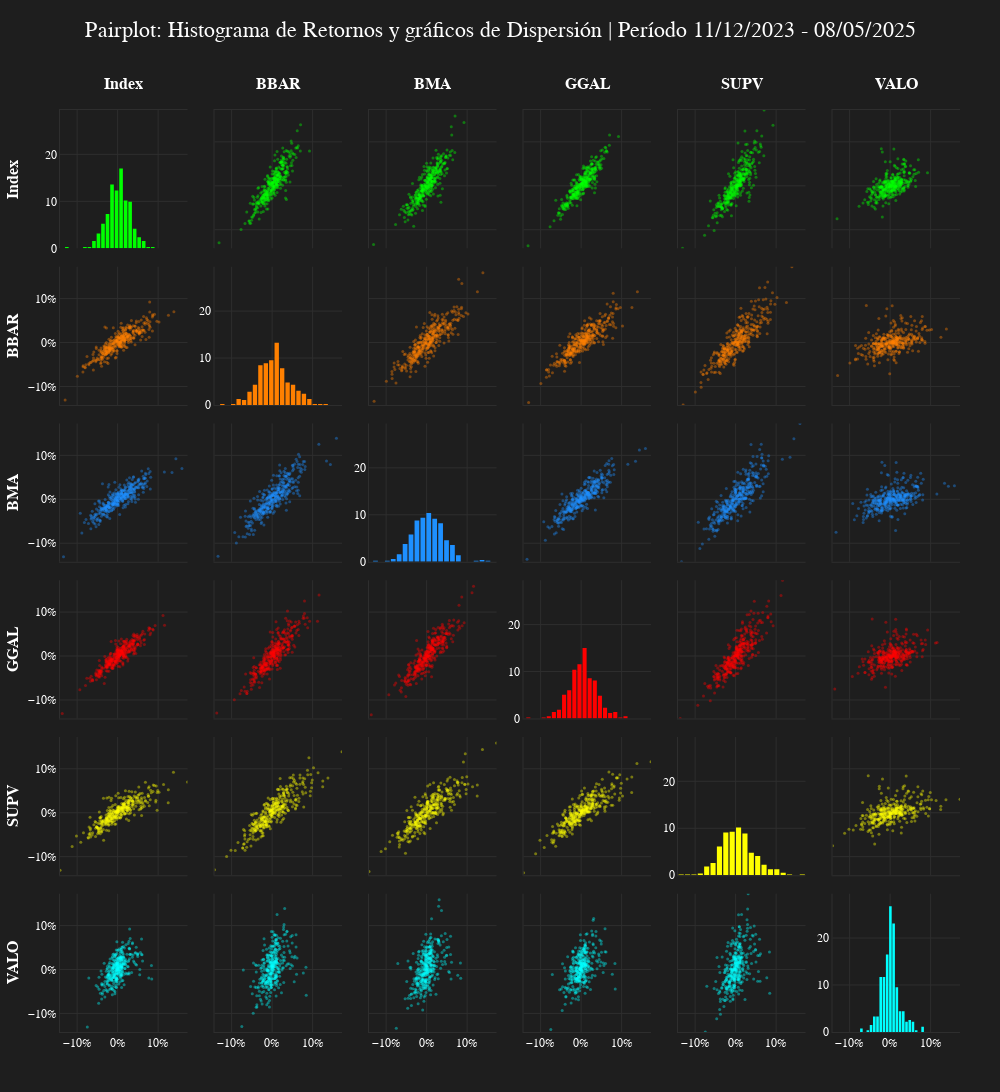

Notebook source saved alongside this figure:
### Markdown cell above
## 5.4 Scatter Matrix

### Code cell
datos = returns
fecha_inicio, fecha_fin = datos.index[[0, -1]]
periodo = f"{fecha_inicio.strftime('%d/%m/%Y')} - {fecha_fin.strftime('%d/%m/%Y')}"

graf_titulo = f'Pairplot: Histograma de Retornos y gráficos de Dispersión | Período {periodo}'

assets = datos.columns

assets_graph = len(datos.columns)
rows_graph = assets_graph
cols_graph = assets_graph

bins_hist = 20
x_min, x_max = datos.min().min(), datos.max().max()
y_max_hist = max(np.histogram(datos[asset], bins=bins_hist, density=True)[0].max() for asset in datos.columns)

fig_pairplot = make_subplots(
	rows=assets_graph, cols=assets_graph, shared_xaxes=True, shared_yaxes=False, horizontal_spacing=0.03, vertical_spacing=0.02)

def actualizar_ejes(row, col, x_range, y_range, is_histogram=False):
	show_x = row == assets_graph  # Mostrar solo en la última fila
	show_y = col == 1 or is_histogram  # Mostrar en la primera columna o si es un histograma

	fig_pairplot.update_xaxes(
		range=x_range, tickformat=".0%", 
		showticklabels=show_x, row=row, col=col)

	fig_pairplot.update_yaxes(
		range=y_range, tickformat=".0f" if is_histogram else ".0%", showticklabels=show_y, row=row, col=col)


for i, asset_x in enumerate(assets):
	for j, asset_y in enumerate(assets):
		row, col = i + 1, j + 1

		if i == j:  # Histograma
			hist_values, bin_edges = np.histogram(datos[asset_x], bins=bins_hist, density=True)
			bin_centers = bin_edges[:-1] + np.diff(bin_edges) / 2

			fig_pairplot.add_trace(go.Bar(x=bin_centers, y=hist_values, marker=dict(opacity=1, color=get_color(i)), showlegend=False), row=row, col=col)
			actualizar_ejes(row, col, [x_min, x_max], [0, y_max_hist * 1.1], is_histogram=True)

		else:  # Gráfico de dispersión
			fig_pairplot.add_trace(go.Scatter(x=datos[asset_x], y=datos[asset_y], mode='markers', marker=dict(size=3, opacity=0.4, color=get_color(i)), showlegend=False), row=row, col=col)
			actualizar_ejes(row, col, [x_min, x_max], [x_min, x_max])


fig_pairplot.update_layout(
	width=1000, height=205*rows_graph, margin=dict(l=60, r=40, t=110, b=60), autosize=True, 
	title=dict(text=graf_titulo, x=0.5, y=0.98))

# Nombres de los activos en la parte superior y en la primera columna
for i, asset in enumerate(assets):
	fig_pairplot.update_xaxes(title_text=f"<b>{asset}</b>", row=1, col=i+1, title_standoff=15, side='top')
	fig_pairplot.update_yaxes(title_text=f"<b>{asset}</b>", row=i+1, col=1)


set_bloomberg_dark(fig_pairplot)
fig_pairplot.show()

### Figure 1 — Plotly figure (JSON) as saved in the notebook; plotly's stock layout.template omitted (floating-point values rounded to 4 significant figures; data arrays with more than 128 entries replaced by an {"elided": "..."} marker saying what was removed)
{"data": [{"marker": {"color": "#00FF00", "opacity": 1}, "showlegend": false, "type": "bar", "x": [-0.1254, -0.1142, -0.1031, -0.09193, -0.08077, -0.06961, -0.05845, -0.04729, -0.03613, -0.02497, -0.01381, -0.002648, 0.008512, 0.01967, 0.03083, 0.04199, 0.05315, 0.06431, 0.07547, 0.08663], "xaxis": "x", "y": [0.2612, 0.0, 0.0, 0.0, 0.2612, 0.2612, 1.567, 3.135, 5.225, 7.315, 13.58, 12.28, 16.98, 10.19, 9.927, 4.18, 2.351, 1.567, 0.2612, 0.2612], "yaxis": "y"}, {"marker": {"color": "#00FF00", "opacity": 0.4, "size": 3}, "mode": "markers", "showlegend": false, "type": "scatter", "x": {"elided": "343 float values"}, "xaxis": "x2", "y": {"elided": "343 float values"}, "yaxis": "y2"}, {"marker": {"color": "#00FF00", "opacity": 0.4, "size": 3}, "mode": "markers", "showlegend": false, "type": "scatter", "x": {"elided": "343 float values"}, "xaxis": "x3", "y": {"elided": "343 float values"}, "yaxis": "y3"}, {"marker": {"color": "#00FF00", "opacity": 0.4, "size": 3}, "mode": "markers", "showlegend": false, "type": "scatter", "x": {"elided": "343 float values"}, "xaxis": "x4", "y": {"elided": "343 float values"}, "yaxis": "y4"}, {"marker": {"color": "#00FF00", "opacity": 0.4, "size": 3}, "mode": "markers", "showlegend": false, "type": "scatter", "x": {"elided": "343 float values"}, "xaxis": "x5", "y": {"elided": "343 float values"}, "yaxis": "y5"}, {"marker": {"color": "#00FF00", "opacity": 0.4, "size": 3}, "mode": "markers", "showlegend": false, "type": "scatter", "x": {"elided": "343 float values"}, "xaxis": "x6", "y": {"elided": "343 float values"}, "yaxis": "y6"}, {"marker": {"color": "#FF8000", "opacity": 0.4, "size": 3}, "mode": "markers", "showlegend": false, "type": "scatter", "x": {"elided": "343 float values"}, "xaxis": "x7", "y": {"elided": "343 float values"}, "yaxis": "y7"}, {"marker": {"color": "#FF8000", "opacity": 1}, "showlegend": false, "type": "bar", "x": [-0.1229, -0.1095, -0.09607, -0.08264, -0.06921, -0.05578, -0.04236, -0.02893, -0.0155, -0.002071, 0.01136, 0.02479, 0.03821, 0.05164, 0.06507, 0.0785, 0.09193, 0.1054, 0.1188, 0.1322], "xaxis": "x8", "y": [0.2171, 0.0, 0.2171, 1.303, 1.086, 2.822, 4.342, 8.467, 8.902, 9.553, 13.24, 7.816, 4.776, 4.342, 3.04, 2.388, 1.303, 0.2171, 0.2171, 0.2171], "yaxis": "y8"}, {"marker": {"color": "#FF8000", "opacity": 0.4, "size": 3}, "mode": "markers", "showlegend": false, "type": "scatter", "x": {"elided": "343 float values"}, "xaxis": "x9", "y": {"elided": "343 float values"}, "yaxis": "y9"}, {"marker": {"color": "#FF8000", "opacity": 0.4, "size": 3}, "mode": "markers", "showlegend": false, "type": "scatter", "x": {"elided": "343 float values"}, "xaxis": "x10", "y": {"elided": "343 float values"}, "yaxis": "y10"}, {"marker": {"color": "#FF8000", "opacity": 0.4, "size": 3}, "mode": "markers", "showlegend": false, "type": "scatter", "x": {"elided": "343 float values"}, "xaxis": "x11", "y": {"elided": "343 float values"}, "yaxis": "y11"}, {"marker": {"color": "#FF8000", "opacity": 0.4, "size": 3}, "mode": "markers", "showlegend": false, "type": "scatter", "x": {"elided": "343 float values"}, "xaxis": "x12", "y": {"elided": "343 float values"}, "yaxis": "y12"}, {"marker": {"color": "#1E90FF", "opacity": 0.4, "size": 3}, "mode": "markers", "showlegend": false, "type": "scatter", "x": {"elided": "343 float values"}, "xaxis": "x13", "y": {"elided": "343 float values"}, "yaxis": "y13"}, {"marker": {"color": "#1E90FF", "opacity": 0.4, "size": 3}, "mode": "markers", "showlegend": false, "type": "scatter", "x": {"elided": "343 float values"}, "xaxis": "x14", "y": {"elided": "343 float values"}, "yaxis": "y14"}, {"marker": {"color": "#1E90FF", "opacity": 1}, "showlegend": false, "type": "bar", "x": [-0.1262, -0.1116, -0.097, -0.08239, -0.06778, -0.05317, -0.03856, -0.02394, -0.009332, 0.00528, 0.01989, 0.0345, 0.04912, 0.06373, 0.07834, 0.09295, 0.1076, 0.1222, 0.1368, 0.1514], "xaxis": "x15", "y": [0.1995, 0.0, 0.1995, 0.5986, 1.596, 3.791, 5.786, 8.779, 9.378, 10.38, 9.178, 8.181, 4.589, 3.592, 1.397, 0.0, 0.0, 0.1995, 0.3991, 0.1995], "yaxis": "y15"}, {"marker": {"color": "#1E90FF", "opacity": 0.4, "size": 3}, "mode": "markers", "showlegend": false, "type": "scatter", "x": {"elided": "343 float values"}, "xaxis": "x16", "y": {"elided": "343 float values"}, "yaxis": "y16"}, {"marker": {"color": "#1E90FF", "opacity": 0.4, "size": 3}, "mode": "markers", "showlegend": false, "type": "scatter", "x": {"elided": "343 float values"}, "xaxis": "x17", "y": {"elided": "343 float values"}, "yaxis": "y17"}, {"marker": {"color": "#1E90FF", "opacity": 0.4, "size": 3}, "mode": "markers", "showlegend": false, "type": "scatter", "x": {"elided": "343 float values"}, "xaxis": "x18", "y": {"elided": "343 float values"}, "yaxis": "y18"}, {"marker": {"color": "#FF0000", "opacity": 0.4, "size": 3}, "mode": "markers", "showlegend": false, "type": "scatter", "x": {"elided": "343 float values"}, "xaxis": "x19", "y": {"elided": "343 float values"}, "yaxis": "y19"}, {"marker": {"color": "#FF0000", "opacity": 0.4, "size": 3}, "mode": "markers", "showlegend": false, "type": "scatter", "x": {"elided": "343 float values"}, "xaxis": "x20", "y": {"elided": "343 float values"}, "yaxis": "y20"}, {"marker": {"color": "#FF0000", "opacity": 0.4, "size": 3}, "mode": "markers", "showlegend": false, "type": "scatter", "x": {"elided": "343 float values"}, "xaxis": "x21", "y": {"elided": "343 float values"}, "yaxis": "y21"}, {"marker": {"color": "#FF0000", "opacity": 1}, "showlegend": false, "type": "bar", "x": [-0.1304, -0.1177, -0.1051, -0.09248, -0.07986, -0.06723, -0.05461, -0.04199, -0.02936, -0.01674, -0.004116, 0.008508, 0.02113, 0.03375, 0.04638, 0.059, 0.07163, 0.08425, 0.09687, 0.1095], "xaxis": "x22", "y": [0.231, 0.0, 0.0, 0.231, 0.4619, 1.386, 1.848, 5.081, 6.005, 10.39, 11.55, 15.01, 8.545, 8.083, 4.85, 2.31, 1.155, 1.386, 0.231, 0.4619], "yaxis": "y22"}, {"marker": {"color": "#FF0000", "opacity": 0.4, "size": 3}, "mode": "markers", "showlegend": false, "type": "scatter", "x": {"elided": "343 float values"}, "xaxis": "x23", "y": {"elided": "343 float values"}, "yaxis": "y23"}, {"marker": {"color": "#FF0000", "opacity": 0.4, "size": 3}, "mode": "markers", "showlegend": false, "type": "scatter", "x": {"elided": "343 float values"}, "xaxis": "x24", "y": {"elided": "343 float values"}, "yaxis": "y24"}, {"marker": {"color": "#FFFF00", "opacity": 0.4, "size": 3}, "mode": "markers", "showlegend": false, "type": "scatter", "x": {"elided": "343 float values"}, "xaxis": "x25", "y": {"elided": "343 float values"}, "yaxis": "y25"}, {"marker": {"color": "#FFFF00", "opacity": 0.4, "size": 3}, "mode": "markers", "showlegend": false, "type": "scatter", "x": {"elided": "343 float values"}, "xaxis": "x26", "y": {"elided": "343 float values"}, "yaxis": "y26"}, {"marker": {"color": "#FFFF00", "opacity": 0.4, "size": 3}, "mode": "markers", "showlegend": false, "type": "scatter", "x": {"elided": "343 float values"}, "xaxis": "x27", "y": {"elided": "343 float values"}, "yaxis": "y27"}, {"marker": {"color": "#FFFF00", "opacity": 0.4, "size": 3}, "mode": "markers", "showlegend": false, "type": "scatter", "x": {"elided": "343 float values"}, "xaxis": "x28", "y": {"elided": "343 float values"}, "yaxis": "y28"}, {"marker": {"color": "#FFFF00", "opacity": 1}, "showlegend": false, "type": "bar", "x": [-0.1344, -0.1186, -0.1029, -0.08717, -0.07144, -0.0557, -0.03996, -0.02422, -0.008488, 0.007249, 0.02299, 0.03872, 0.05446, 0.0702, 0.08593, 0.1017, 0.1174, 0.1331, 0.1489, 0.1646], "xaxis": "x29", "y": [0.1853, 0.1853, 0.1853, 0.3705, 1.853, 2.594, 6.114, 9.078, 9.263, 10.19, 8.893, 4.817, 4.076, 2.223, 1.297, 1.297, 0.5558, 0.1853, 0.0, 0.1853], "yaxis": "y29"}, {"marker": {"color": "#FFFF00", "opacity": 0.4, "size": 3}, "mode": "markers", "showlegend": false, "type": "scatter", "x": {"elided": "343 float values"}, "xaxis": "x30", "y": {"elided": "343 float values"}, "yaxis": "y30"}, {"marker": {"color": "#00FFFF", "opacity": 0.4, "size": 3}, "mode": "markers", "showlegend": false, "type": "scatter", "x": {"elided": "343 float values"}, "xaxis": "x31", "y": {"elided": "343 float values"}, "yaxis": "y31"}, {"marker": {"color": "#00FFFF", "opacity": 0.4, "size": 3}, "mode": "markers", "showlegend": false, "type": "scatter", "x": {"elided": "343 float values"}, "xaxis": "x32", "y": {"elided": "343 float values"}, "yaxis": "y32"}, {"marker": {"color": "#00FFFF", "opacity": 0.4, "size": 3}, "mode": "markers", "showlegend": false, "type": "scatter", "x": {"elided": "343 float values"}, "xaxis": "x33", "y": {"elided": "343 float values"}, "yaxis": "y33"}, {"marker": {"color": "#00FFFF", "opacity": 0.4, "size": 3}, "mode": "markers", "showlegend": false, "type": "scatter", "x": {"elided": "343 float values"}, "xaxis": "x34", "y": {"elided": "343 float values"}, "yaxis": "y34"}, {"marker": {"color": "#00FFFF", "opacity": 0.4, "size": 3}, "mode": "markers", "showlegend": false, "type": "scatter", "x": {"elided": "343 float values"}, "xaxis": "x35", "y": {"elided": "343 float values"}, "yaxis": "y35"}, {"marker": {"color": "#00FFFF", "opacity": 1}, "showlegend": false, "type": "bar", "x": [-0.07091, -0.06296, -0.055, -0.04705, -0.0391, -0.03115, -0.02319, -0.01524, -0.007287, 0.0006659, 0.008619, 0.01657, 0.02452, 0.03248, 0.04043, 0.04838, 0.05634, 0.06429, 0.07224, 0.08019], "xaxis": "x36", "y": [0.7332, 0.0, 0.3666, 1.466, 3.299, 3.299, 11.73, 11.73, 16.5, 26.76, 23.1, 9.532, 4.399, 4.399, 2.2, 2.566, 2.2, 0.3666, 0.0, 1.1], "yaxis": "y36"}], "layout": {"autosize": true, "height": 1230, "margin": {"b": 60, "l": 60, "r": 40, "t": 110}, "title": {"text": "Pairplot: Histograma de Retornos y gráficos de Dispersión | Período 11/12/2023 - 08/05/2025", "x": 0.5, "y": 0.98}, "width": 1000, "xaxis": {"anchor": "y", "domain": [0, 0.1417], "matches": "x31", "range": [-0.1423, 0.1725], "showticklabels": false, "side": "top", "tickformat": ".0%", "title": {"standoff": 15, "text": "<b>Index</b>"}}, "xaxis10": {"anchor": "y10", "domain": [0.515, 0.6567], "matches": "x34", "range": [-0.1423, 0.1725], "showticklabels": false, "tickformat": ".0%"}, "xaxis11": {"anchor": "y11", "domain": [0.6867, 0.8283], "matches": "x35", "range": [-0.1423, 0.1725], "showticklabels": false, "tickformat": ".0%"}, "xaxis12": {"anchor": "y12", "domain": [0.8583, 1], "matches": "x36", "range": [-0.1423, 0.1725], "showticklabels": false, "tickformat": ".0%"}, "xaxis13": {"anchor": "y13", "domain": [0, 0.1417], "matches": "x31", "range": [-0.1423, 0.1725], "showticklabels": false, "tickformat": ".0%"}, "xaxis14": {"anchor": "y14", "domain": [0.1717, 0.3133], "matches": "x32", "range": [-0.1423, 0.1725], "showticklabels": false, "tickformat": ".0%"}, "xaxis15": {"anchor": "y15", "domain": [0.3433, 0.485], "matches": "x33", "range": [-0.1423, 0.1725], "showticklabels": false, "tickformat": ".0%"}, "xaxis16": {"anchor": "y16", "domain": [0.515, 0.6567], "matches": "x34", "range": [-0.1423, 0.1725], "showticklabels": false, "tickformat": ".0%"}, "xaxis17": {"anchor": "y17", "domain": [0.6867, 0.8283], "matches": "x35", "range": [-0.1423, 0.1725], "showticklabels": false, "tickformat": ".0%"}, "xaxis18": {"anchor": "y18", "domain": [0.8583, 1], "matches": "x36", "range": [-0.1423, 0.1725], "showticklabels": false, "tickformat": ".0%"}, "xaxis19": {"anchor": "y19", "domain": [0, 0.1417], "matches": "x31", "range": [-0.1423, 0.1725], "showticklabels": false, "tickformat": ".0%"}, "xaxis2": {"anchor": "y2", "domain": [0.1717, 0.3133], "matches": "x32", "range": [-0.1423, 0.1725], "showticklabels": false, "side": "top", "tickformat": ".0%", "title": {"standoff": 15, "text": "<b>BBAR</b>"}}, "xaxis20": {"anchor": "y20", "domain": [0.1717, 0.3133], "matches": "x32", "range": [-0.1423, 0.1725], "showticklabels": false, "tickformat": ".0%"}, "xaxis21": {"anchor": "y21", "domain": [0.3433, 0.485], "matches": "x33", "range": [-0.1423, 0.1725], "showticklabels": false, "tickformat": ".0%"}, "xaxis22": {"anchor": "y22", "domain": [0.515, 0.6567], "matches": "x34", "range": [-0.1423, 0.1725], "showticklabels": false, "tickformat": ".0%"}, "xaxis23": {"anchor": "y23", "domain": [0.6867, 0.8283], "matches": "x35", "range": [-0.1423, 0.1725], "showticklabels": false, "tickformat": ".0%"}, "xaxis24": {"anchor": "y24", "domain": [0.8583, 1], "matches": "x36", "range": [-0.1423, 0.1725], "showticklabels": false, "tickformat": ".0%"}, "xaxis25": {"anchor": "y25", "domain": [0, 0.1417], "matches": "x31", "range": [-0.1423, 0.1725], "showticklabels": false, "tickformat": ".0%"}, "xaxis26": {"anchor": "y26", "domain": [0.1717, 0.3133], "matches": "x32", "range": [-0.1423, 0.1725], "showticklabels": false, "tickformat": ".0%"}, "xaxis27": {"anchor": "y27", "domain": [0.3433, 0.485], "matches": "x33", "range": [-0.1423, 0.1725], "showticklabels": false, "tickformat": ".0%"}, "xaxis28": {"anchor": "y28", "domain": [0.515, 0.6567], "matches": "x34", "range": [-0.1423, 0.1725], "showticklabels": false, "tickformat": ".0%"}, "xaxis29": {"anchor": "y29", "domain": [0.6867, 0.8283], "matches": "x35", "range": [-0.1423, 0.1725], "showticklabels": false, "tickformat": ".0%"}, "xaxis3": {"anchor": "y3", "domain": [0.3433, 0.485], "matches": "x33", "range": [-0.1423, 0.1725], "showticklabels": false, "side": "top", "tickformat": ".0%", "title": {"standoff": 15, "text": "<b>BMA</b>"}}, "xaxis30": {"anchor": "y30", "domain": [0.8583, 1], "matches": "x36", "range": [-0.1423, 0.1725], "showticklabels": false, "tickformat": ".0%"}, "xaxis31": {"anchor": "y31", "domain": [0, 0.1417], "range": [-0.1423, 0.1725], "showticklabels": true, "tickformat": ".0%"}, "xaxis32": {"anchor": "y32", "domain": [0.1717, 0.3133], "range": [-0.1423, 0.1725], "showticklabels": true, "tickformat": ".0%"}, "xaxis33": {"anchor": "y33", "domain": [0.3433, 0.485], "range": [-0.1423, 0.1725], "showticklabels": true, "tickformat": ".0%"}, "xaxis34": {"anchor": "y34", "domain": [0.515, 0.6567], "range": [-0.1423, 0.1725], "showticklabels": true, "tickformat": ".0%"}, "xaxis35": {"anchor": "y35", "domain": [0.6867, 0.8283], "range": [-0.1423, 0.1725], "showticklabels": true, "tickformat": ".0%"}, "xaxis36": {"anchor": "y36", "domain": [0.8583, 1], "range": [-0.1423, 0.1725], "showticklabels": true, "tickformat": ".0%"}, "xaxis4": {"anchor": "y4", "domain": [0.515, 0.6567], "matches": "x34", "range": [-0.1423, 0.1725], "showticklabels": false, "side": "top", "tickformat": ".0%", "title": {"standoff": 15, "text": "<b>GGAL</b>"}}, "xaxis5": {"anchor": "y5", "domain": [0.6867, 0.8283], "matches": "x35", "range": [-0.1423, 0.1725], "showticklabels": false, "side": "top", "tickformat": ".0%", "title": {"standoff": 15, "text": "<b>SUPV</b>"}}, "xaxis6": {"anchor": "y6", "domain": [0.8583, 1], "matches": "x36", "range": [-0.1423, 0.1725], "showticklabels": false, "side": "top", "tickformat": ".0%", "title": {"standoff": 15, "text": "<b>VALO</b>"}}, "xaxis7": {"anchor": "y7", "domain": [0, 0.1417], "matches": "x31", "range": [-0.1423, 0.1725], "showticklabels": false, "tickformat": ".0%"}, "xaxis8": {"anchor": "y8", "domain": [0.1717, 0.3133], "matches": "x32", "range": [-0.1423, 0.1725], "showticklabels": false, "tickformat": ".0%"}, "xaxis9": {"anchor": "y9", "domain": [0.3433, 0.485], "matches": "x33", "range": [-0.1423, 0.1725], "showticklabels": false, "tickformat": ".0%"}, "yaxis": {"anchor": "x", "domain": [0.85, 1], "range": [0, 29.44], "showticklabels": true, "tickformat": ".0f", "title": {"text": "<b>Index</b>"}}, "yaxis10": {"anchor": "x10", "domain": [0.68, 0.83], "range": [-0.1423, 0.1725], "showticklabels": false, "tickformat": ".0%"}, "yaxis11": {"anchor": "x11", "domain": [0.68, 0.83], "range": [-0.1423, 0.1725], "showticklabels": false, "tickformat": ".0%"}, "yaxis12": {"anchor": "x12", "domain": [0.68, 0.83], "range": [-0.1423, 0.1725], "showticklabels": false, "tickformat": ".0%"}, "yaxis13": {"anchor": "x13", "domain": [0.51, 0.66], "range": [-0.1423, 0.1725], "showticklabels": true, "tickformat": ".0%", "title": {"text": "<b>BMA</b>"}}, "yaxis14": {"anchor": "x14", "domain": [0.51, 0.66], "range": [-0.1423, 0.1725], "showticklabels": false, "tickformat": ".0%"}, "yaxis15": {"anchor": "x15", "domain": [0.51, 0.66], "range": [0, 29.44], "showticklabels": true, "tickformat": ".0f"}, "yaxis16": {"anchor": "x16", "domain": [0.51, 0.66], "range": [-0.1423, 0.1725], "showticklabels": false, "tickformat": ".0%"}, "yaxis17": {"anchor": "x17", "domain": [0.51, 0.66], "range": [-0.1423, 0.1725], "showticklabels": false, "tickformat": ".0%"}, "yaxis18": {"anchor": "x18", "domain": [0.51, 0.66], "range": [-0.1423, 0.1725], "showticklabels": false, "tickformat": ".0%"}, "yaxis19": {"anchor": "x19", "domain": [0.34, 0.49], "range": [-0.1423, 0.1725], "showticklabels": true, "tickformat": ".0%", "title": {"text": "<b>GGAL</b>"}}, "yaxis2": {"anchor": "x2", "domain": [0.85, 1], "range": [-0.1423, 0.1725], "showticklabels": false, "tickformat": ".0%"}, "yaxis20": {"anchor": "x20", "domain": [0.34, 0.49], "range": [-0.1423, 0.1725], "showticklabels": false, "tickformat": ".0%"}, "yaxis21": {"anchor": "x21", "domain": [0.34, 0.49], "range": [-0.1423, 0.1725], "showticklabels": false, "tickformat": ".0%"}, "yaxis22": {"anchor": "x22", "domain": [0.34, 0.49], "range": [0, 29.44], "showticklabels": true, "tickformat": ".0f"}, "yaxis23": {"anchor": "x23", "domain": [0.34, 0.49], "range": [-0.1423, 0.1725], "showticklabels": false, "tickformat": ".0%"}, "yaxis24": {"anchor": "x24", "domain": [0.34, 0.49], "range": [-0.1423, 0.1725], "showticklabels": false, "tickformat": ".0%"}, "yaxis25": {"anchor": "x25", "domain": [0.17, 0.32], "range": [-0.1423, 0.1725], "showticklabels": true, "tickformat": ".0%", "title": {"text": "<b>SUPV</b>"}}, "yaxis26": {"anchor": "x26", "domain": [0.17, 0.32], "range": [-0.1423, 0.1725], "showticklabels": false, "tickformat": ".0%"}, "yaxis27": {"anchor": "x27", "domain": [0.17, 0.32], "range": [-0.1423, 0.1725], "showticklabels": false, "tickformat": ".0%"}, "yaxis28": {"anchor": "x28", "domain": [0.17, 0.32], "range": [-0.1423, 0.1725], "showticklabels": false, "tickformat": ".0%"}, "yaxis29": {"anchor": "x29", "domain": [0.17, 0.32], "range": [0, 29.44], "showticklabels": true, "tickformat": ".0f"}, "yaxis3": {"anchor": "x3", "domain": [0.85, 1], "range": [-0.1423, 0.1725], "showticklabels": false, "tickformat": ".0%"}, "yaxis30": {"anchor": "x30", "domain": [0.17, 0.32], "range": [-0.1423, 0.1725], "showticklabels": false, "tickformat": ".0%"}, "yaxis31": {"anchor": "x31", "domain": [0, 0.15], "range": [-0.1423, 0.1725], "showticklabels": true, "tickformat": ".0%", "title": {"text": "<b>VALO</b>"}}, "yaxis32": {"anchor": "x32", "domain": [0, 0.15], "range": [-0.1423, 0.1725], "showticklabels": false, "tickformat": ".0%"}, "yaxis33": {"anchor": "x33", "domain": [0, 0.15], "range": [-0.1423, 0.1725], "showticklabels": false, "tickformat": ".0%"}, "yaxis34": {"anchor": "x34", "domain": [0, 0.15], "range": [-0.1423, 0.1725], "showticklabels": false, "tickformat": ".0%"}, "yaxis35": {"anchor": "x35", "domain": [0, 0.15], "range": [-0.1423, 0.1725], "showticklabels": false, "tickformat": ".0%"}, "yaxis36": {"anchor": "x36", "domain": [0, 0.15], "range": [0, 29.44], "showticklabels": true, "tickformat": ".0f"}, "yaxis4": {"anchor": "x4", "domain": [0.85, 1], "range": [-0.1423, 0.1725], "showticklabels": false, "tickformat": ".0%"}, "yaxis5": {"anchor": "x5", "domain": [0.85, 1], "range": [-0.1423, 0.1725], "showticklabels": false, "tickformat": ".0%"}, "yaxis6": {"anchor": "x6", "domain": [0.85, 1], "range": [-0.1423, 0.1725], "showticklabels": false, "tickformat": ".0%"}, "yaxis7": {"anchor": "x7", "domain": [0.68, 0.83], "range": [-0.1423, 0.1725], "showticklabels": true, "tickformat": ".0%", "title": {"text": "<b>BBAR</b>"}}, "yaxis8": {"anchor": "x8", "domain": [0.68, 0.83], "range": [0, 29.44], "showticklabels": true, "tickformat": ".0f"}, "yaxis9": {"anchor": "x9", "domain": [0.68, 0.83], "range": [-0.1423, 0.1725], "showticklabels": false, "tickformat": ".0%"}}}
